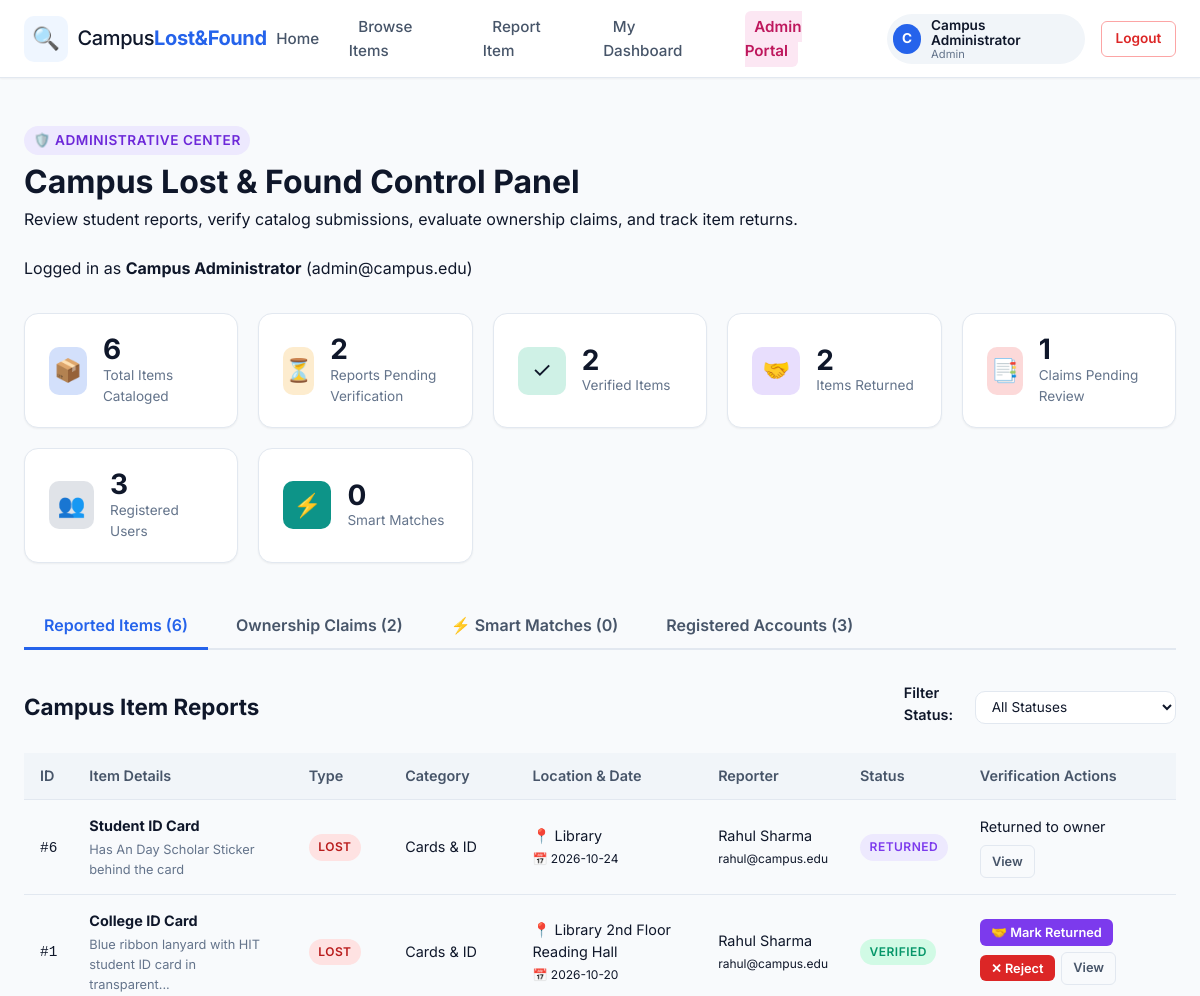
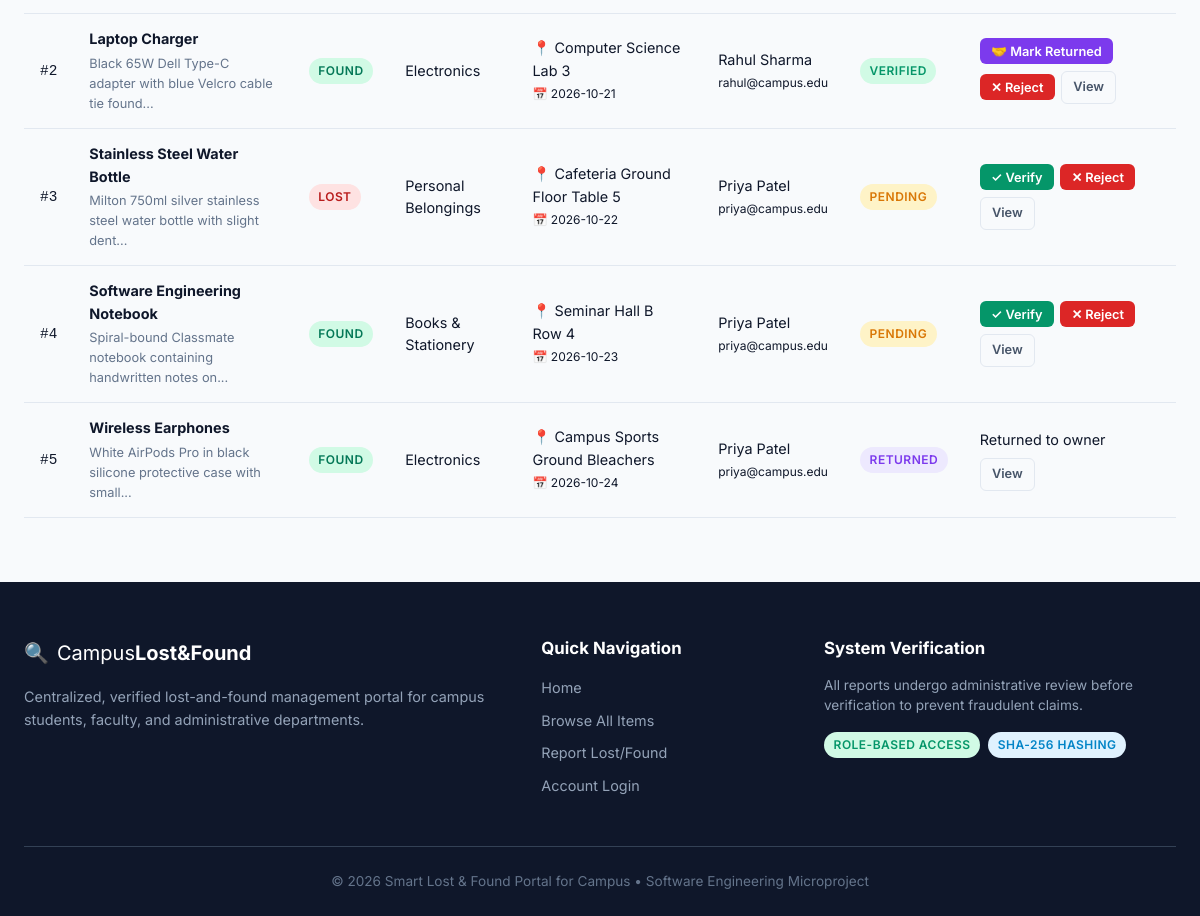
The page /admin (signed in) on the database its author committed (2 pictures, top to bottom).
### tables this page shows
CREATE TABLE users (
    id INTEGER PRIMARY KEY AUTOINCREMENT,
    name TEXT NOT NULL,
    email TEXT UNIQUE NOT NULL,
    password TEXT NOT NULL,
    role TEXT NOT NULL DEFAULT 'student' CHECK(role IN ('student', 'admin')),
    created_at TIMESTAMP DEFAULT CURRENT_TIMESTAMP
);

CREATE TABLE items (
    id INTEGER PRIMARY KEY AUTOINCREMENT,
    title TEXT NOT NULL,
    description TEXT NOT NULL,
    category TEXT NOT NULL,
    location TEXT NOT NULL,
    date TEXT NOT NULL,
    item_type TEXT NOT NULL CHECK(item_type IN ('Lost', 'Found')),
    reported_by INTEGER NOT NULL,
    status TEXT NOT NULL DEFAULT 'Pending' CHECK(status IN ('Pending', 'Verified', 'Rejected', 'Returned')),
    created_at TIMESTAMP DEFAULT CURRENT_TIMESTAMP,
    FOREIGN KEY (reported_by) REFERENCES users (id) ON DELETE CASCADE
);

### app.py (the view, shortened to what this page needs)
@app.route("/admin")
@admin_required
def admin_dashboard():
    conn = get_db_connection(app.config["DATABASE"])
    items_list = conn.execute(
        """SELECT i.*, u.name AS reporter_name, u.email AS reporter_email
           FROM items i
           JOIN users u ON i.reported_by = u.id
           ORDER BY i.created_at DESC"""
    ).fetchall()
    claims_list = conn.execute(
        """SELECT c.*, u.name AS claimant_name, u.email AS claimant_email,
                  i.title AS item_title, i.category, i.status AS item_status, i.item_type
           FROM claims c
           JOIN users u ON c.user_id = u.id
           JOIN items i ON c.item_id = i.id
           ORDER BY c.created_at DESC"""
    ).fetchall()
    users_list = conn.execute(
        "SELECT id, name, email, role, created_at FROM users ORDER BY created_at DESC"
    ).fetchall()
    verified_lost = [dict(it) for it in items_list if it["item_type"] == "Lost" and it["status"] == "Verified"]
    verified_found = [dict(it) for it in items_list if it["item_type"] == "Found" and it["status"] == "Verified"]
    admin_matches = []
    for l_item in verified_lost:
        found_matches = find_matches_for_item(l_item, verified_found, threshold=DEFAULT_MATCH_THRESHOLD)
    admin_matches.sort(key=lambda x: x["score"], reverse=True)
    stats = {
        "total_items": len(items_list),
        "pending_items": sum(1 for i in items_list if i["status"] == "Pending"),
        "verified_items": sum(1 for i in items_list if i["status"] == "Verified"),
        "rejected_items": sum(1 for i in items_list if i["status"] == "Rejected"),
        "returned_items": sum(1 for i in items_list if i["status"] == "Returned"),
        "total_claims": len(claims_list),
        "pending_claims": sum(1 for c in claims_list if c["status"] == "Pending"),
        "approved_claims": sum(1 for c in claims_list if c["status"] == "Approved"),
        "total_matches": len(admin_matches),
        "total_users": len(users_list)
    }
    conn.close()
    return render_template(
        "admin.html",
        items=items_list,
        claims=claims_list,
        users=users_list,
        admin_matches=admin_matches,
        stats=stats
    )

### templates/admin.html (shortened to what this page needs)
{% extends "base.html" %}
{% block content %}
<div class="admin-dashboard-wrapper">
    <div class="admin-header-row">
        <div>
            <span class="badge badge-admin-tag">🛡️ Administrative Center</span>
            <h1>Campus Lost &amp; Found Control Panel</h1>
            <p>Review student reports, verify catalog submissions, evaluate ownership claims, and track item returns.</p>
        </div>
        <div class="admin-timestamp">
            <span>Logged in as <strong>{{ session.get('user_name') }}</strong> ({{ session.get('user_email') }})</span>
        </div>
    </div>
    <div class="metrics-grid">
        <div class="metric-card">
            <div class="metric-icon bg-blue">📦</div>
            <div class="metric-info">
                <span class="metric-value">{{ stats.total_items }}</span>
                <span class="metric-title">Total Items Cataloged</span>
            </div>
        </div>
        <div class="metric-card">
            <div class="metric-icon bg-amber">⏳</div>
            <div class="metric-info">
                <span class="metric-value">{{ stats.pending_items }}</span>
                <span class="metric-title">Reports Pending Verification</span>
            </div>
        </div>
        <div class="metric-card">
            <div class="metric-icon bg-green">✓</div>
            <div class="metric-info">
                <span class="metric-value">{{ stats.verified_items }}</span>
                <span class="metric-title">Verified Items</span>
            </div>
        </div>
        <div class="metric-card">
            <div class="metric-icon bg-purple">🤝</div>
            <div class="metric-info">
                <span class="metric-value">{{ stats.returned_items }}</span>
                <span class="metric-title">Items Returned</span>
            </div>
        </div>
        <div class="metric-card">
            <div class="metric-icon bg-red">📑</div>
            <div class="metric-info">
                <span class="metric-value">{{ stats.pending_claims }}</span>
                <span class="metric-title">Claims Pending Review</span>
            </div>
        </div>
        <div class="metric-card">
            <div class="metric-icon bg-slate">👥</div>
            <div class="metric-info">
                <span class="metric-value">{{ stats.total_users }}</span>
                <span class="metric-title">Registered Users</span>
            </div>
        </div>
        <div class="metric-card">
            <div class="metric-icon bg-teal">⚡</div>
            <div class="metric-info">
                <span class="metric-value">{{ stats.total_matches }}</span>
                <span class="metric-title">Smart Matches</span>
            </div>
        </div>
    </div>
    <div class="admin-tabs-nav">
        <button class="tab-btn active" onclick="switchAdminTab('items-tab', this)">
            Reported Items ({{ items|length }})
        </button>
        <button class="tab-btn" onclick="switchAdminTab('claims-tab', this)">
            Ownership Claims ({{ claims|length }})
        </button>
        <button class="tab-btn" onclick="switchAdminTab('matches-tab', this)">
            ⚡ Smart Matches ({{ admin_matches|length }})
        </button>
        <button class="tab-btn" onclick="switchAdminTab('users-tab', this)">
            Registered Accounts ({{ users|length }})
        </button>
    </div>
    <div id="items-tab" class="admin-tab-content active">
        <div class="section-title-row">
            <h2>Campus Item Reports</h2>
            <div class="quick-filter-group">
                <label for="adminItemFilter">Filter Status:</label>
                <select id="adminItemFilter" onchange="filterAdminItemsTable(this.value)">
                    <option value="ALL">All Statuses</option>
                </select>
            </div>
        </div>
        <div class="table-responsive">
            <table class="data-table" id="adminItemsTable">
                <thead>
                    <tr>
                        <th>ID</th>
                        <th>Item Details</th>
                        <th>Type</th>
                        <th>Category</th>
                        <th>Location &amp; Date</th>
                        <th>Reporter</th>
                        <th>Status</th>
                        <th class="actions-col">Verification Actions</th>
                    </tr>
                </thead>
                <tbody>
                    {% for item in items %}
                        <tr data-status="{{ item.status }}">
                            <td><code>#{{ item.id }}</code></td>
                            <td>
                                <strong>{{ item.title }}</strong>
                                <p class="table-subtext" title="{{ item.description }}">{{ item.description|truncate(70) }}</p>
                            </td>
                            <td>
                                <span class="badge {% if item.item_type == 'Lost' %}badge-lost{% else %}badge-found{% endif %}">
                                    {{ item.item_type }}
                                </span>
                            </td>
                            <td>{{ item.category }}</td>
                            <td>
                                <div>📍 {{ item.location }}</div>
                                <small class="text-muted">📅 {{ item.date }}</small>
                            </td>
                            <td>
                                <div>{{ item.reporter_name }}</div>
                                <small class="text-muted">{{ item.reporter_email }}</small>
                            </td>
                            <td>
                                <span class="badge badge-status-{{ item.status|lower }}">{{ item.status }}</span>
                            </td>
                            <td>
                                <div class="action-buttons-inline">
                                    {% if item.status == 'Pending' %}
                                        <form action="{{ url_for('update_item_status', item_id=item.id) }}" method="POST" style="display:inline;">
                                            <button type="submit" class="btn btn-success-sm" title="Verify this report">
                                                ✓ Verify
                                            </button>
                                        </form>
                                        <form action="{{ url_for('update_item_status', item_id=item.id) }}" method="POST" style="display:inline;" onsubmit="return confirm('Are you sure you want to reject this item report?');">
                                            <button type="submit" class="btn btn-danger-sm" title="Reject invalid report">
                                                ✕ Reject
                                            </button>
                                        </form>
                                    {% elif item.status == 'Verified' %}
                                        <form action="{{ url_for('update_item_status', item_id=item.id) }}" method="POST" style="display:inline;">
                                            <button type="submit" class="btn btn-purple-sm" title="Mark item as returned to owner">
                                                🤝 Mark Returned
                                            </button>
                                        </form>
                                        <form action="{{ url_for('update_item_status', item_id=item.id) }}" method="POST" style="display:inline;" onsubmit="return confirm('Reject this report?');">
                                            <button type="submit" class="btn btn-danger-sm" title="Reject report">
                                                ✕ Reject
                                            </button>
                                        </form>
                                    {% elif item.status == 'Returned' %}
                                        <span class="text-muted small">Returned to owner</span>
                                    {% endif %}
                                    <a href="{{ url_for('item_details', item_id=item.id) }}" class="btn btn-outline-sm" target="_blank" title="View details in new tab">
                                        View
                                    </a>
                                </div>
                            </td>
                        </tr>
                    {% endfor %}
                </tbody>
            </table>
        </div>
    </div>
</div>
{% endblock %}

### templates/base.html (shortened to what this page needs)
<!DOCTYPE html>
<html lang="en">
<head>
    <link rel="stylesheet" href="{{ url_for('static', filename='css/style.css') }}">
</head>
<body>
    <header class="navbar-wrapper">
        <div class="nav-container">
            <a href="{{ url_for('index') }}" class="brand-logo" id="nav-brand-logo">
                <span class="logo-icon">🔍</span>
                <span class="brand-text">Campus<strong>Lost&Found</strong></span>
            </a>
            <nav class="nav-menu" id="navMenu">
                <ul class="nav-links">
                    <li><a href="{{ url_for('index') }}" class="nav-link {% if request.endpoint == 'index' %}active{% endif %}">Home</a></li>
                    <li><a href="{{ url_for('items') }}" class="nav-link {% if request.endpoint == 'items' %}active{% endif %}">Browse Items</a></li>
                    {% if session.get('user_id') %}
                        <li><a href="{{ url_for('report_item') }}" class="nav-link {% if request.endpoint == 'report_item' %}active{% endif %}">Report Item</a></li>
                        <li><a href="{{ url_for('dashboard') }}" class="nav-link {% if request.endpoint == 'dashboard' %}active{% endif %}">My Dashboard</a></li>
                        {% if session.get('user_role') == 'admin' %}
                            <li><a href="{{ url_for('admin_dashboard') }}" class="nav-link admin-pill {% if request.endpoint == 'admin_dashboard' %}active{% endif %}">Admin Portal</a></li>
                        {% endif %}
                    {% endif %}
                </ul>
                <div class="nav-actions">
                    {% if session.get('user_id') %}
                        <div class="user-profile-badge">
                            <span class="avatar-circle">{{ session.get('user_name', 'U')[0]|upper }}</span>
                            <div class="user-info">
                                <span class="user-name">{{ session.get('user_name') }}</span>
                                <span class="user-role">{{ session.get('user_role')|capitalize }}</span>
                            </div>
                        </div>
                        <a href="{{ url_for('logout') }}" class="btn btn-outline-danger btn-sm" id="nav-logout-btn">Logout</a>
                    {% else %}
                        <a href="{{ url_for('login') }}" class="btn btn-outline btn-sm" id="nav-login-btn">Log In</a>
                        <a href="{{ url_for('register') }}" class="btn btn-primary btn-sm" id="nav-register-btn">Register</a>
                    {% endif %}
                </div>
            </nav>
        </div>
    </header>
    <main class="main-content">
        {% block content %}{% endblock %}
    </main>
    <footer class="portal-footer">
        <div class="footer-container">
            <div class="footer-col">
                <div class="footer-logo">
                    <span>🔍</span>
                    <span>Campus<strong>Lost&Found</strong></span>
                </div>
                <p class="footer-desc">
                    Centralized, verified lost-and-found management portal for campus students, faculty, and administrative departments.
                </p>
            </div>
            <div class="footer-col">
                <h4>Quick Navigation</h4>
                <ul>
                    <li><a href="{{ url_for('index') }}">Home</a></li>
                    <li><a href="{{ url_for('items') }}">Browse All Items</a></li>
                    <li><a href="{{ url_for('report_item') }}">Report Lost/Found</a></li>
                    <li><a href="{{ url_for('login') }}">Account Login</a></li>
                </ul>
            </div>
            <div class="footer-col">
                <h4>System Verification</h4>
                <p class="security-note">
                    All reports undergo administrative review before verification to prevent fraudulent claims.
                </p>
                <div class="badge-list">
                    <span class="badge badge-success">Role-Based Access</span>
                    <span class="badge badge-info">SHA-256 Hashing</span>
                </div>
            </div>
        </div>
        <div class="footer-bottom">
            <p>&copy; {{ now.year }} Smart Lost &amp; Found Portal for Campus &bull; Software Engineering Microproject</p>
        </div>
    </footer>
</body>
</html>

### rows shown on the page
users: get "Campus Administrator", get "Admin", get "admin@campus.edu"
items: id "6", title "Student ID Card", description "Has An Day Scholar Sticker behind the card", item_type "LOST", category "Cards & ID", location "Library", date "2026-10-24", reporter_name "Rahul Sharma", reporter_email "rahul@campus.edu", status "RETURNED", shows "Returned to owner"
items: id "1", title "College ID Card", description "Blue ribbon lanyard with HIT student ID card in transparent...", item_type "LOST", category "Cards & ID", location "Library 2nd Floor Reading Hall", date "2026-10-20", reporter_name "Rahul Sharma", reporter_email "rahul@campus.edu", status "VERIFIED"
items: id "2", title "Laptop Charger", description "Black 65W Dell Type-C adapter with blue Velcro cable tie found...", item_type "FOUND", category "Electronics", location "Computer Science Lab 3", date "2026-10-21", reporter_name "Rahul Sharma", reporter_email "rahul@campus.edu", status "VERIFIED"
items: id "3", title "Stainless Steel Water Bottle", description "Milton 750ml silver stainless steel water bottle with slight dent...", item_type "LOST", category "Personal Belongings", location "Cafeteria Ground Floor Table 5", date "2026-10-22", reporter_name "Priya Patel", reporter_email "priya@campus.edu", status "PENDING"
items: id "4", title "Software Engineering Notebook", description "Spiral-bound Classmate notebook containing handwritten notes on...", item_type "FOUND", category "Books & Stationery", location "Seminar Hall B Row 4", date "2026-10-23", reporter_name "Priya Patel", reporter_email "priya@campus.edu", status "PENDING"
items: id "5", title "Wireless Earphones", description "White AirPods Pro in black silicone protective case with small...", item_type "FOUND", category "Electronics", location "Campus Sports Ground Bleachers", date "2026-10-24", reporter_name "Priya Patel", reporter_email "priya@campus.edu", status "RETURNED", shows "Returned to owner"

### other values the page prints
{{ session.get('user_name', 'U')[0]|upper }} "C"
{{ stats.total_items }} "6"
{{ stats.pending_items }} "2"
{{ stats.verified_items }} "2"
{{ stats.returned_items }} "2"
{{ stats.pending_claims }} "1"
{{ stats.total_users }} "3"
{{ stats.total_matches }} "0"
{{ items|length }} "6"
{{ claims|length }} "2"
{{ admin_matches|length }} "0"
{{ users|length }} "3"
